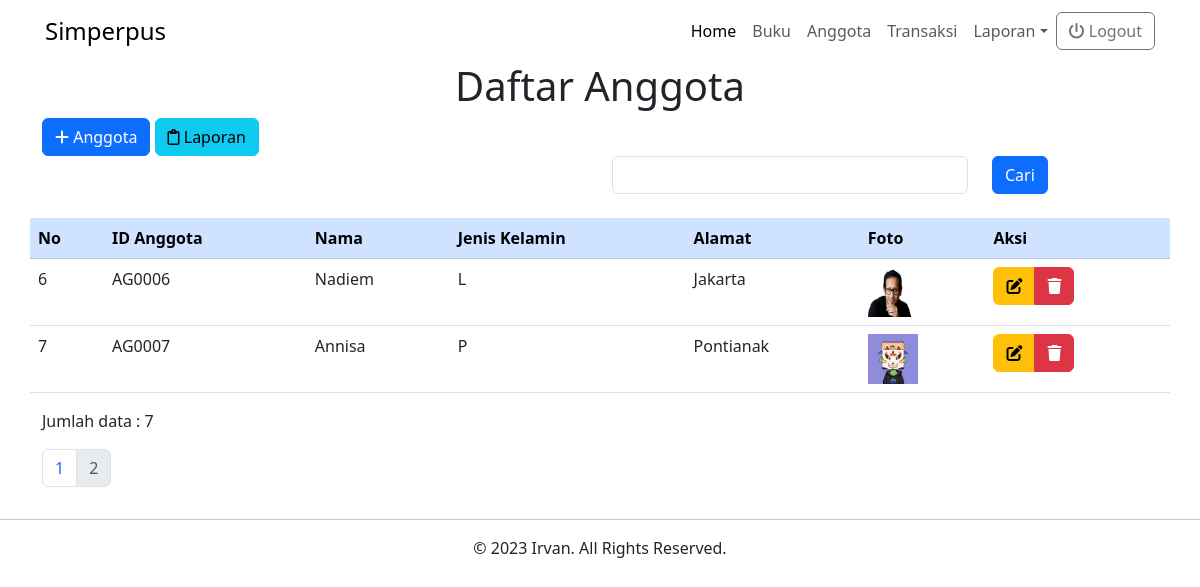
Page /anggota-read.php?hal=2 (signed in) on the committed database.
### tables this page shows
CREATE TABLE `anggota` (
  `id` int NOT NULL,
  `idanggota` varchar(10) DEFAULT NULL,
  `nama` varchar(30) DEFAULT NULL,
  `jeniskelamin` varchar(1) DEFAULT NULL,
  `alamat` varchar(40) DEFAULT NULL,
  `foto` varchar(100) DEFAULT NULL
);

### anggota-read.php (the view, shortened to what this page needs)
<!DOCTYPE html>
<html lang="en">
<head>
    <link href="https://cdn.jsdelivr.net/npm/bootstrap@5.3.0/dist/css/bootstrap.min.css" rel="stylesheet" />
    <link rel="stylesheet" href="https://cdnjs.cloudflare.com/ajax/libs/font-awesome/6.4.0/css/all.min.css" />
    <link rel="stylesheet" href="./src/style/style.css" />
</head>
<body>
    <?php
    include_once 'navbar.php';
    ?>
    <h1 class="d-flex justify-content-center">Daftar Anggota</h1>
    <div class="container">
        <a href="anggota-add.php" class="btn btn-primary"><i class="fa-solid fa-plus"></i> Anggota</a>
        <a href="anggota-lap.php" class="btn btn-info"><i class="fa-sharp fa-regular fa-clipboard"></i> Laporan</a>
        <form method="POST" class="row">
            <div class="col-lg-4 offset-lg-6">
                <input type="text" name="pencarian" class="form-control" />
            </div>
            <div class="col-lg-2">
                <button class="btn btn-primary">Cari</button>
            </div>
        </form>
        <div class="row">
            <div class="col-12 mt-4">
                <div class="row">
                    <table class="table table-hover">
                        <thead class="table-primary">
                            <tr>
                                <th>No</th>
                                <th>ID Anggota</th>
                                <th>Nama</th>
                                <th>Jenis Kelamin</th>
                                <th>Alamat</th>
                                <th>Foto</th>
                                <th>Aksi</th>
                            </tr>
                        </thead>
                        <tbody>
                            <?php
                            include_once "koneksi.php";
                            $batas = 5;
                            extract($_GET);
                            if (empty($hal)) {
                                $posisi = 0;
                                $hal = 1;
                                $no = 1;
                            } else {
                                $posisi = ($hal - 1) * $batas;
                                $no = $posisi + 1;
                            }
                            if (@$_POST['pencarian']) {
                                $pencarian = trim(mysqli_real_escape_string($koneksi, $_POST['pencarian']));
                                if ($pencarian != "") {
                                    $query = "SELECT * FROM anggota WHERE
                                        nama LIKE '%$pencarian%'
                                        OR idanggota like '%$pencarian%'
                                        OR jeniskelamin like '%$pencarian%'
                                        OR alamat like '%$pencarian%'";
                                    $queryJml = $query;
                                } else {
                                    $query = "SELECT * FROM anggota LIMIT $posisi, $batas";
                                    $queryJml = "SELECT * FROM anggota";
                                }
                            } else {
                                $query = "SELECT * FROM anggota LIMIT $posisi, $batas";
                                $queryJml = "SELECT * FROM anggota";
                            }
                            $data_anggota = mysqli_query($koneksi, $query);
                            if (mysqli_num_rows($data_anggota) > 0) {
                                foreach ($data_anggota as $key => $value) {
                            ?>
                                    <tr>
                                        <td><?= $no ?></td>
                                        <td><?= $value['idanggota'] ?></td>
                                        <td><?= $value['nama'] ?></td>
                                        <td><?= $value['jeniskelamin'] ?></td>
                                        <td><?= $value['alamat'] ?></td>
                                        <?php
                                        echo "<td><img class='foto' src='public/" . $value['foto'] . "'></td>";
                                        ?>
                                        <td>
                                            <div class="btn-group" role="group" aria-label="Basic example">
                                                <a href="anggota-add.php?id=<?= $value["id"] ?>" class="btn btn-warning"><i class="fa-solid fa-pen-to-square"></i></a>
                                                <a href="anggota_act.php?id=<?= $value["id"] ?>" class="btn btn-danger"><i class="fa-sharp fa-solid fa-trash"></i></a>
                                            </div>
                                        </td>
                                    </tr>
                                <?php
                                    $no++;
                                }
                            } else {
                                ?>
                                <tr>
                                    <td colspan="7">Data Tidak Ditemukan</td>
                                </tr>
                            <?php
                            }
                            ?>
                        </tbody>
                    </table>
                    <div class="float-start">
                        <?php
                        if (isset($_POST['pencarian'])) {
                            if ($_POST['pencarian'] != '') {
                                $jml = mysqli_num_rows(mysqli_query($koneksi, $queryJml));
                                echo '<p>Data Hasil Pencarian : ' . $jml . '</p>';
                            }
                        } else {
                            $jml = mysqli_num_rows(mysqli_query($koneksi, $queryJml));
                            echo '<p>Jumlah data : ' . $jml . '</p>';
                        }
                        ?>
                    </div>
                    <nav class="float-end" aria-label="Page navigation example">
                        <ul class="pagination">
                            <?php
                            $jml_hal = ceil($jml / $batas);
                            for ($i = 1; $i <= $jml_hal; $i++) {
                                if ($i != $hal) {
                            ?>
                                    <li class="page-item"><a class="page-link" href="anggota-read.php?hal=<?= $i ?>"><?= $i ?></a></li>
                                <?php
                                } else {
                                ?>
                                    <li class="page-item"><a class="page-link disabled"><?= $i ?></a></li>
                            <?php
                                }
                            }
                            ?>
                        </ul>
                    </nav>
                </div>
            </div>
        </div>
    </div>
    <?php
    include_once 'footer.php';
    ?>
</body>
</html>

### src/style/style.css (style rules this page uses)
@media only screen and (min-width: 1024px) { .foto { width: 50px; height: 50px; } }

### rows in the picture
anggota: idanggota "AG0006", nama "Nadiem", jeniskelamin "L", alamat "Jakarta", foto (picture)
anggota: idanggota "AG0007", nama "Annisa", jeniskelamin "P", alamat "Pontianak", foto (picture)

### other values in the picture
$jml "7"
